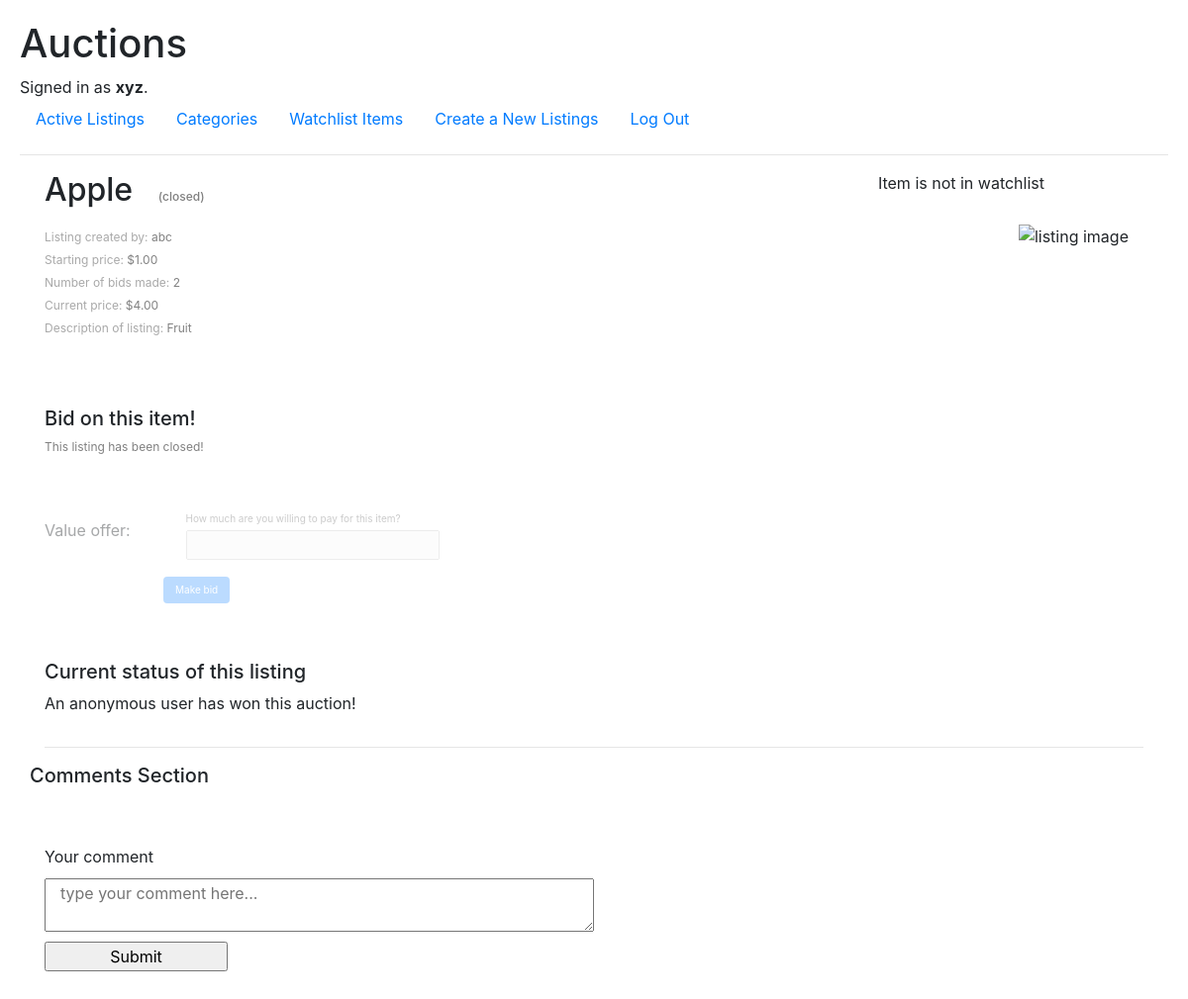
The app's page /listing-page/3 (signed in) with its own data.
### auctions/models.py (models this page shows, shortened)
class User(AbstractUser):
    pass

class Listings(models.Model):
    owner = models.ForeignKey(
        User, on_delete=models.CASCADE, related_name="owned_listings")
    title = models.CharField(
        max_length=64, help_text="The title to be displayed for the listing")
    description = models.CharField(max_length=2048, help_text="A longer description that lets users know more about "
                                                              "what you're selling!")
    starting_bid = models.DecimalField(max_digits=8, decimal_places=2, help_text="What is the starting price you want "
                                                                                 "to sell your product for? All "
                                                                                 "prices are in USD!")
    image_url = models.CharField(max_length=2048, blank=True, help_text="This is not required, but if you want to "
                                                                        "include an image for your product, "
                                                                        "please include an online url for it here!")
    category = models.CharField(max_length=64, blank=True, help_text="Again, not required, but this could help your "
                                                                     "product gain the spotlight it deserves! "
                                                                     "Examples of categories include Fashion, Toys, "
                                                                     "Electronics, Home, etc.")
    watchlist_users = models.ManyToManyField(
        User, blank=True, related_name="watchlist_items")
    closed = models.BooleanField(default=False)
    def current_price(self):
        return max([bid.value_offer for bid in self.bids.all()]+[self.starting_bid])
    def no_of_bids(self):
        return len(self.bids.all())
    def current_winning_bidder(self):
        return self.bids.get(value_offer=self.current_price()).user if self.no_of_bids() > 0 else None

class Bids(models.Model):
    listing = models.ForeignKey(
        Listings, on_delete=models.CASCADE, related_name="bids")
    value_offer = models.DecimalField(max_digits=8, decimal_places=2, help_text="How much are you willing to pay for "
                                                                                "this item?")
    user = models.ForeignKey(
        User, on_delete=models.CASCADE, related_name="bids_made")

### auctions/views.py (the view)
def listing_page(request, listing_id, bid_form=None):
    listing = Listings.objects.get(pk=listing_id)
    print(listing.closed)
    if request.user.is_authenticated:
        is_watch_list = request.user.watchlist_items.filter(
            pk=listing_id).exists()
        if not bid_form:
            bid_form = BidForm()
        is_mine = listing.owner == request.user
    else:
        is_watch_list = None
        bid_form = None
        is_mine = None
    return render(request, "auctions/listing.html", {
        'listing': listing,
        'is_watchlist': is_watch_list,
        'form': bid_form,
        'is_mine': is_mine
    })

### auctions/forms.py
class BidForm(ModelForm):
    class Meta:
        model = Bids
        fields = ['value_offer']

### auctions/templates/auctions/listing.html (shortened to what this page needs)
{% extends "auctions/layout.html" %}
{% block body %}
<div class="listing-page-body container">
    <div class="row">
        <div class="col-6 listing-page-left-half">
            <div class="listing-page-quick-info">
                <h2>{{ listing.title }} {% if listing.closed %} &nbsp;
                    <span class="listing-closed-info">(closed)</span> {% endif %}
                </h2>
                <p>Listing created by: <span class="listing-info-value">{{ listing.owner }}
                        {% if is_mine %} (you!) {% endif %}</span></p>
                <p>Starting price: <span class="listing-info-value">${{ listing.starting_bid }}</span></p>
                <p>Number of bids made: <span class="listing-info-value">{{ listing.no_of_bids }}</span></p>
                <p>Current price: <span class="listing-info-value">${{ listing.current_price }}</span></p>
                <p>Description of listing: <span class="listing-info-value">{{ listing.description }}</span></p>
            </div>
            <div class="listing-page-bid-section">
                <h5>Bid on this item!</h5>
                {% if user.is_authenticated %}
                {% if listing.closed %}
                <p class="listing-closed-info">This listing has been closed!</p>
                {% endif %}
                <fieldset {% if listing.closed %} disabled class="disabled" {% endif %}>
                    <form method="post" action="{% url 'create bid' listing.pk %}">
                        {% for field in form %}
                        <div class="form-group row">
                            <label class="col-3 col-form-label" for="{{ field.id_for_label }}">{{ field.label }}:
                            </label>
                            <div class="col-9">
                                {% if field.help_text %}
                                <p class="help">{{ field.help_text }}</p>
                                {% endif %}
                                {{ field }}
                            </div>
                        </div>
                        {% endfor %}
                        <button type="submit" class="btn btn-primary">Make bid</button>
                    </form>
                </fieldset>
                {% else %}
                {% if listing.closed %}
                <p>This item listing has been closed!</p>
                {% else %}
                <p>Please sign in to bid on this item!</p>
                {% endif %}
                {% endif %}
            </div>
        </div>
        <div class="col-6 listing-page-right-half">
            <div class="container">
                <div class="row watchlist-section no-gutters align-items-center">
                    {% if user.is_authenticated %}
                    <div class="col-10">
                        <p>{% if is_watchlist %}
                            Item is in watchlist
                            {% else %}
                            Item is not in watchlist
                            {% endif %}
                        </p>
                    </div>
                    <div class="col-2">
                        <form action="{% url 'watchlist action' listing.pk %}" method="POST">
                        </form>
                    </div>
                    {% else %}
                    <p> Log in to add item to your watchlist!</p>
                    {% endif %}
                </div>
                <div class="row listing-image-listing">
                    <div class="col">
                        <img class="float-right" src="{% if listing.image_url %} {{ listing.image_url }} {% else %}
                    https://sjkelectrical.com.my/img/default-image.jpg {% endif %}" alt="listing  image">
                    </div>
                </div>
            </div>
        </div>
    </div>
    <div class="row listing-page-end-result">
        <div class="col-12">
            <h5>Current status of this listing</h5>
            {% if listing.closed %}
            {% if is_mine %}
            {% if listing.current_winning_bidder %}
            <p> Your listing was sold to {{ listing.current_winning_bidder }} </p>
            {% else %}
            <p> Your listing was not sold to anyone.</p>
            {% endif %}
            {% else %}
            {% if listing.current_winning_bidder == user %}
            <p> You have won this auction!</p>
            {% elif listing.current_winning_bidder is None %}
            <p> Nobody bid on this listing and it has been closed. </p>
            {% else %}
            <p> An anonymous user has won this auction!</p>
            {% endif %}
            {% endif %}
            {% else %}
            <p> This listing is still accepting bids!</p>
            {% endif %}
        </div>
    </div>
    <hr />
    <div class="row listing-comments-section">
        <h5>Comments Section</h5>
        <div class="container">
            {% if user.is_authenticated %}
            <div class="row type-your-comment">
                <div class="col">
                    <form action="{% url 'leave comment' listing.pk %}" method="post" id="comment-form">
                        <div class="form-group row">
                            <label for="comment" class="col-12 col-form-label"> Your comment</label>
                        </div>
                        <div class="form-group row">
                            <textarea id="comment" name="comment" placeholder="type your comment here..."
                                class="col-6"></textarea>
                        </div>
                        <div class="form-group row">
                            <input type="submit" value="Submit" class="col-2">
                        </div>
                    </form>
                </div>
            </div>
            {% else %}
            <p>Sign in to submit your own comments!</p>
            {% endif %}
        </div>
    </div>
</div>
{% endblock %}

### auctions/templates/auctions/layout.html (shortened to what this page needs)
{% load static %}
<!DOCTYPE html>
<html lang="en">
<head>
    <link rel="stylesheet" href="https://stackpath.bootstrapcdn.com/bootstrap/4.4.1/css/bootstrap.min.css"
>
    <link href="{% static 'auctions/styles.css' %}" rel="stylesheet">
</head>
<body>
    <h1>Auctions</h1>
    <div>
        {% if user.is_authenticated %}
        Signed in as <strong>{{ user.username }}</strong>.
        {% else %}
        Not signed in.
        {% endif %}
    </div>
    <ul class="nav">
        <li class="nav-item">
            <a class="nav-link" href="{% url 'index' %}">Active Listings</a>
        </li>
        <li class="nav-item">
            <a class="nav-link" href="{% url 'category listing' %}">Categories</a>
        </li>
        {% if user.is_authenticated %}
        <li class="nav-item">
            <a class="nav-link" href="{% url 'watchlist page' %}">Watchlist Items</a>
        </li>
        <li class="nav-item">
            <a class="nav-link" href="{% url 'create listing' %}">Create a New Listings</a>
        </li>
        <li class="nav-item">
            <a class="nav-link" href="{% url 'logout' %}">Log Out</a>
        </li>
        {% endif %}
    </ul>
    <hr>
    {% block body %}
    {% endblock %}
</body>
</html>

### auctions/static/auctions/styles.css (style rules this page uses)
body { padding: 20px; }
p.help { font-size: 10px; color: gray; margin: 0 0 4px; }
.form-group { margin-top: 40px; }
.listing-page-quick-info p { margin-bottom: 5px; font-size: 12px; color: darkgray; }
.listing-page-quick-info .listing-info-value { color: gray; }
.listing-page-quick-info h2 { margin-bottom: 20px; }
.listing-image-listing { @extends %listing-image-properties; height: 400px; margin-top: 30px; }
.watchlist-section p { text-align: right; margin: 0; }
.listing-page-bid-section { margin-top: 70px; }
.listing-page-bid-section button { font-size: 10px; background: gray; border: rebeccapurple; margin-left: 120px; }
.listing-page-end-result { margin-top: 40px; }
fieldset.disabled { background: white; opacity: 0.4; }
.listing-closed-info { font-size: 12px; color: gray; }
#comment-form .form-group { padding: 0; margin: 0 0 10px; }
#comment-form label { padding: 0; margin: 0; }
.type-your-comment { margin-top: 50px; }

### records on screen
User: username "xyz"
Listings: title "Apple", owner "abc", starting_bid "1.00", no_of_bids "2", current_price "4.00", description "Fruit"

### other values on screen
{{ field.label }} "Value offer"
{{ field.help_text }} "How much are you willing to pay for this item?"
